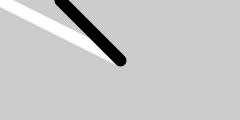
Frame 1 (no input)
Frame 60 (the mouse pressed at the canvas centre just before this capture): identical to frame 1, image omitted
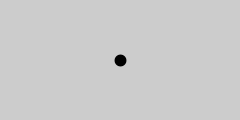
Frame 120 (the mouse held since frame 60 and released just before this capture)

The Processing sketch that drew these frames (run headless with seeded random() and noise(); from frame 60 on, the mouse is pressed at the canvas centre):

// Processing sketch: processing_98014
// ── processing_98014.pde

void setup() {
  size(240, 120);
  strokeWeight(12);
  smooth();
}

void draw() {
  background(204);
  stroke(255);
  line(120, 60, mouseX, mouseY); // White line
  stroke(0);
  float mx = map(mouseX, 0, width, 60, 180);
  line(120, 60, mx, mouseY); // Black line
}
